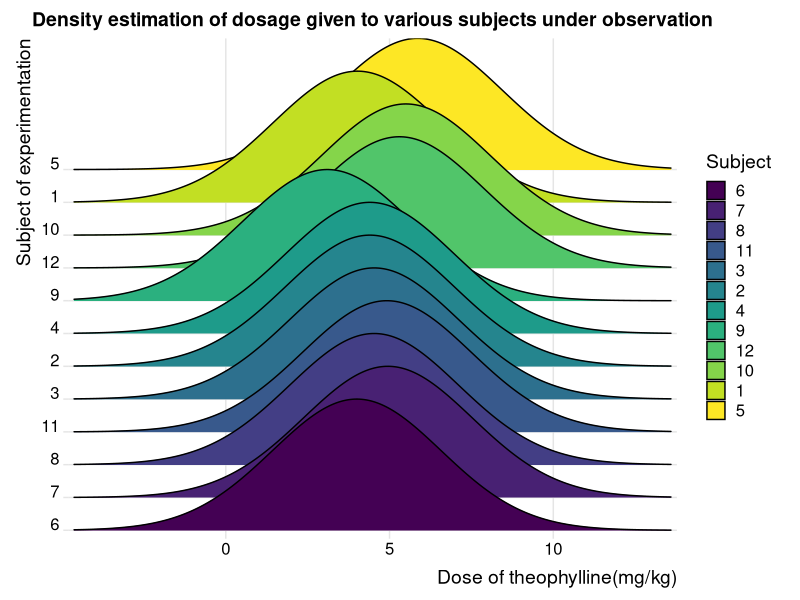
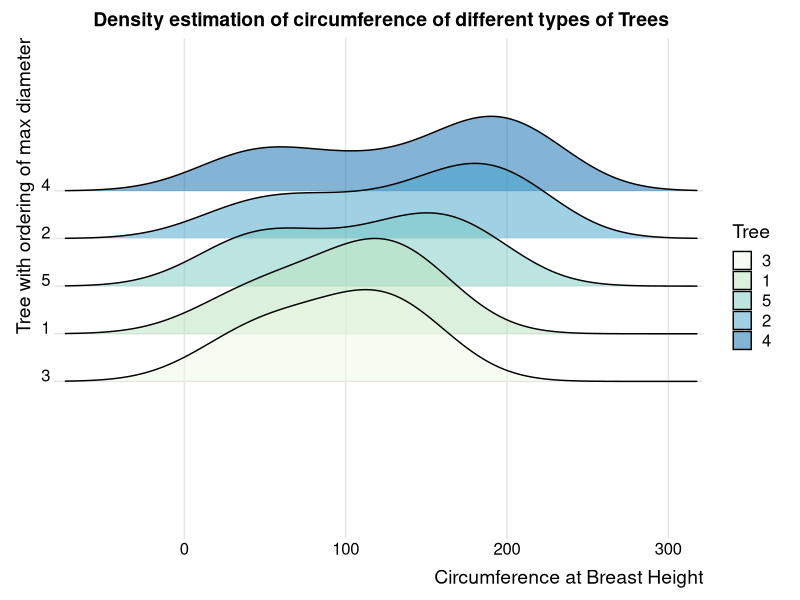
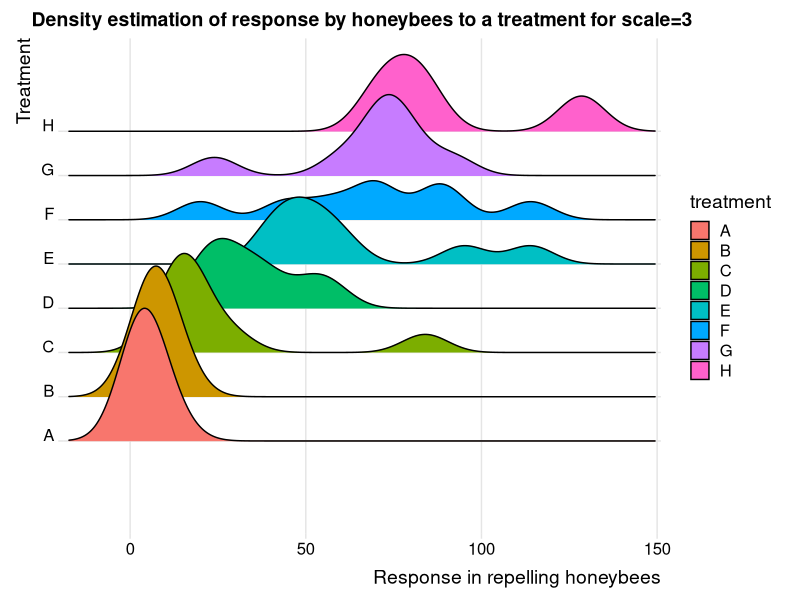
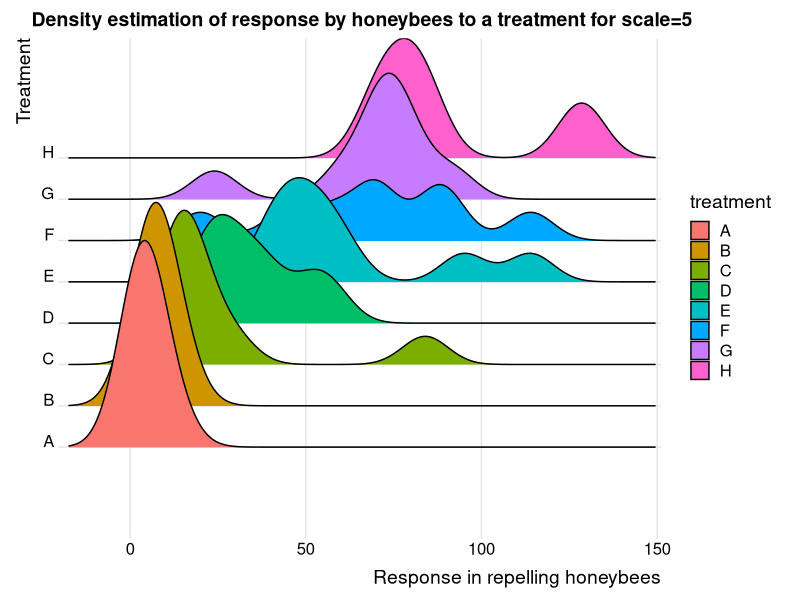
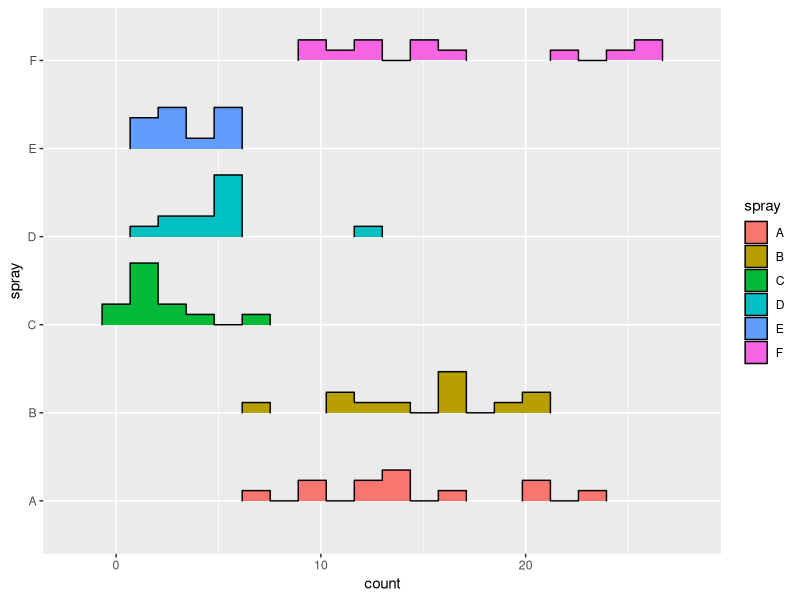
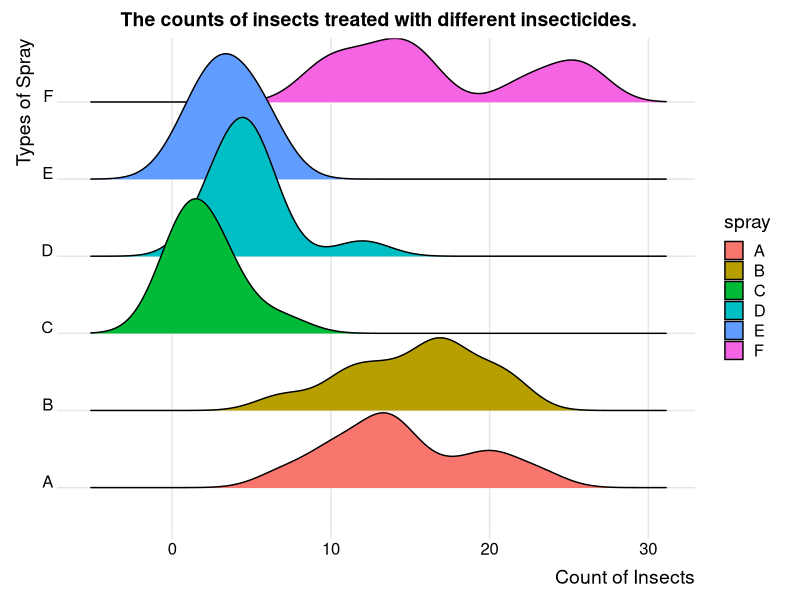

R code for these plots, in order:
## ---- chunk 1
knitr::opts_chunk$set(echo = TRUE)
library("ggridges")
library("tidyverse")
library("cluster")
## ---- chunk 2
library("ggridges")
library("tidyverse")
Theoph_data <- Theoph
ggplot(Theoph_data, aes(x=Dose,y=Subject,fill=Subject))+
  geom_density_ridges_gradient(scale=4) + theme_ridges()+
  scale_y_discrete(expand = c(0.01, 0)) +
  scale_x_continuous(expand = c(0.01, 0))+
  labs(x="Dose of theophylline(mg/kg)",y="Subject of experimentation")+
  ggtitle("Density estimation of dosage given to various subjects under observation")+
  theme(plot.title = element_text(hjust = 0.5))
## ---- chunk 3
library("datasets")
head(Orange, n=5)
## ---- chunk 4
library("ggridges")
library("tidyverse")
ggplot(Orange, aes(x=circumference,y=Tree,fill = Tree))+
  geom_density_ridges(scale = 2, alpha=0.5) + theme_ridges()+
  scale_fill_brewer(palette = 4)+
  scale_y_discrete(expand = c(0.8, 0)) +
  scale_x_continuous(expand = c(0.01, 0))+
  labs(x="Circumference at Breast Height", y="Tree with ordering of max diameter")+
  ggtitle("Density estimation of circumference of different types of Trees")+
  theme(plot.title = element_text(hjust = 0.5))
## ---- chunk 5
library("ggridges")
library("tidyverse")
OrchardSprays_data <- OrchardSprays
ggplot(OrchardSprays_data, aes(x=decrease,y=treatment,fill=treatment))+
  geom_density_ridges_gradient(scale=3) + theme_ridges()+
  scale_y_discrete(expand = c(0.3, 0)) +
  scale_x_continuous(expand = c(0.01, 0))+
  labs(x="Response in repelling honeybees",y="Treatment")+
  ggtitle("Density estimation of response by honeybees to a treatment for scale=3")+
  theme(plot.title = element_text(hjust = 0.5))

ggplot(OrchardSprays_data, aes(x=decrease,y=treatment,fill=treatment))+
  geom_density_ridges_gradient(scale=5) + theme_ridges()+
  scale_y_discrete(expand = c(0.3, 0)) +
  scale_x_continuous(expand = c(0.01, 0))+
  labs(x="Response in repelling honeybees",y="Treatment")+
  ggtitle("Density estimation of response by honeybees to a treatment for scale=5")+
  theme(plot.title = element_text(hjust = 0.5))
## ---- chunk 6
library("ggridges")
library("tidyverse")
ggplot(InsectSprays, aes(x = count, y = spray, height = ..density.., fill = spray)) + 
  geom_density_ridges(stat = "binline", bins = 20, scale = 0.7, draw_baseline = FALSE)
## ---- chunk 7
library("ggridges")
library("tidyverse")
ggplot(InsectSprays, aes(x=count,y=spray,fill=spray))+
  geom_density_ridges_gradient() + theme_ridges()+
  labs(x="Count of Insects",y="Types of Spray")+
  ggtitle("The counts of insects treated with different insecticides.")+
  theme(plot.title = element_text(hjust = 0.5))
